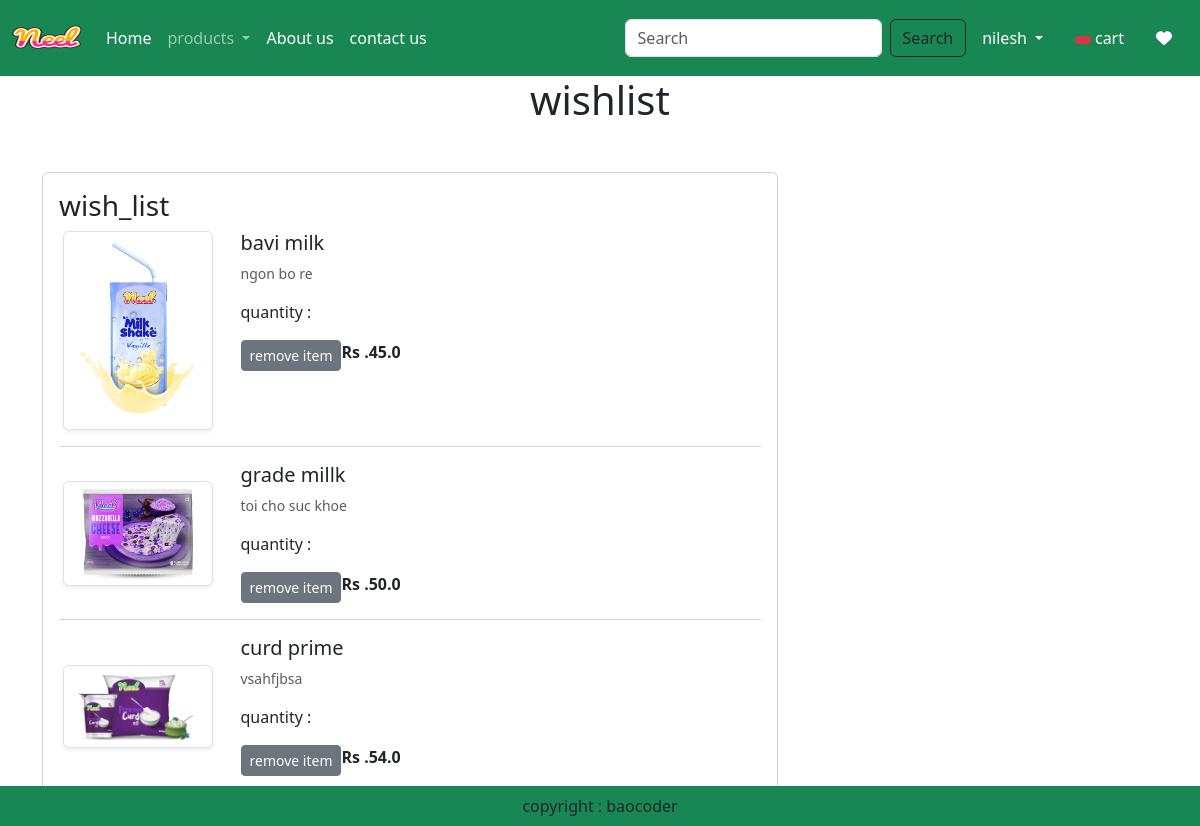
Screenshot of /wishlist/ (signed in) with the database file from the repository.
### app/models.py (models this page shows, shortened)
class Wishlish(models.Model):
    user = models.ForeignKey(User,on_delete=models.CASCADE)
    product = models.ForeignKey(Product,on_delete=models.CASCADE)

class Product(models.Model):
    title = models.CharField(max_length=100)
    selling_price = models.FloatField()
    discounted_price = models.FloatField()
    description = models.TextField()
    composition = models.TextField(default='')
    prodapp = models.TextField(default='')
    category = models.CharField(choices=CATEGORY_CHOICES,max_length=2)
    product_image = models.ImageField(upload_to='product')

### app/views.py (the view)
# urls.py: path('wishlist/',views.wish_list, name = 'wishlist'),
def wish_list(req):
    user = req.user
    wish_list = Wishlish.objects.filter(user=user)
    return render(req,'app/wish_list.html',locals())

### app/templates/app/wish_list.html (shortened to what this page needs)
{% extends 'app/base.html' %}
{% load static %}
{% block main-content %}
    <div class="container ">
        <div class="row">
            <h1 class="text-center mb-5">wishlist</h1>
            {% if wish_list %}
            <div class="col-sm-8">
                <div class="card">
                    <div class="card-body">
                        <h3> wish_list</h3>
                        {% for item in wish_list %}
                            <div class="row">
                                <div class="col-sm-3 text-center align-self-center"> <img src="{{item.product.product_image.url}}" alt="" srcset="" class="img-fluid img-thumbnail shadow-sm" height="150" width="150"></div>
                                <div class="col-sm-9">
                                    <div>
                                        <h5>{{item.product.title}}</h5>
                                        <p class="mb-2 text-muted small">{{item.product.description}}</p>
                                        <div class="my-3">
                                            <label for="quantity"> quantity : </label>
                                        </div>
                                        <div class="d-flex justify-conten-between">
                                            <a href="#" class="remove-cart btn btn-sm btn-secondary mr-3"  pid={{item.product.id}}> remove item</a>
                                            <p class="mb-0"><span><strong>Rs .{{item.product.discounted_price}}</strong></span></p>
                                        </div>
                                    </div>
                                </div>
                            </div>
                            <hr class="text-muted">
                        {% endfor %}
                    </div>
                </div>
            </div>
        {% else %}
            <h1 class="text-center mb-5"> Cart is empty </h1>
        {% endif %}
    </div>
{% endblock main-content %}

### app/templates/app/base.html (shortened to what this page needs)
{% load static %}
<!DOCTYPE html>
<html lang="en">
<head>
    <link href="https://cdn.jsdelivr.net/npm/bootstrap@5.3.1/dist/css/bootstrap.min.css" rel="stylesheet">
    <link rel="stylesheet" href="{% static 'app/css/owl.carousel.min.css' %}">
    <link rel="stylesheet" href="{% static 'app/css/all.min.css' %}">
    <link rel="stylesheet" href="{% static 'app/css/style.css' %}">
</head>
<body>
    <nav class="navbar navbar-expand-lg navbar-dark bg-success">
        <div class="container-fluid">
            <a class="navbar-brand" href="#">
                <img src="{% static 'app/images/neel.png' %}" width="70" height="50" alt="">
            </a>
            <div class="collapse navbar-collapse" id="navbarSupportedContent">
            <ul class="navbar-nav me-auto mb-2 mb-lg-0">
                {% if request.user.is_authenticated %}
                <li class="nav-item">
                <a class="nav-link active" aria-current="page" href="{% url 'home' %}">Home</a>
                </li>
                <li class="nav-item dropdown">
                    <a class="nav-link dropdown-toggle" href="#" role="button" data-bs-toggle="dropdown" aria-expanded="false">
                        products
                    </a>
                </li>
                <li class="nav-item">
                    <a class="nav-link text-white" href="{% url 'about' %}">About us</a>
                </li>
                <li class="nav-item">
                    <a class="nav-link text-white" href="#">contact us</a>
                </li>
            </ul>
            <form class="d-flex" role="search" action="/search">
                <input class="form-control me-2" type="search" placeholder="Search" aria-label="Search" name="search">
                <button class="btn btn-outline-dark" type="submit">Search</button>
            </form>
            </div>
            <ul class="navbar-nav me-auto mb-2 mb-lg-0">
                <li class="nav-item drop-down mx-2">
                    <a href="" class="nav-link dropdown-toggle text-white"
                    id="profileDropdown" role="button" data-bs-toggle="dropdown"
                    aria-expanded="false">
                        nilesh
                    </a>
                </li>
                <li class="nav-item mx-2">
                    <a href="{% url 'showcart' %}" class="nav-link text-white">
                        <span class="badge bg-danger text-red"> {% if totalitem > 0 %} {{totalitem}} {% endif %}</span>
                        cart
                    </a>
                </li>
                <li class="nav-item mx-2">
                    <a href="{% url 'wishlist'%}" class="nav-link text-white">
                        <i class="fa fa-heart"></i>
                    </a>
                </li>
                {% endif %}
            </ul>
        </div>
    </nav>
    {% block main-content %}{% endblock main-content %}
    <footer class="container-fluid bg-success fixed-bottom text-center p-2 mt-5">
        copyright : baocoder
    </footer>
</body>
</html>

### rows the page displays
Wishlish: product.product_image (picture), product "bavi milk", product.description "ngon bo re", product.discounted_price "45.0"
Wishlish: product.product_image (picture), product "grade millk", product.description "toi cho suc khoe", product.discounted_price "50.0"
Wishlish: product.product_image (picture), product "curd prime", product.description "vsahfjbsa", product.discounted_price "54.0"
